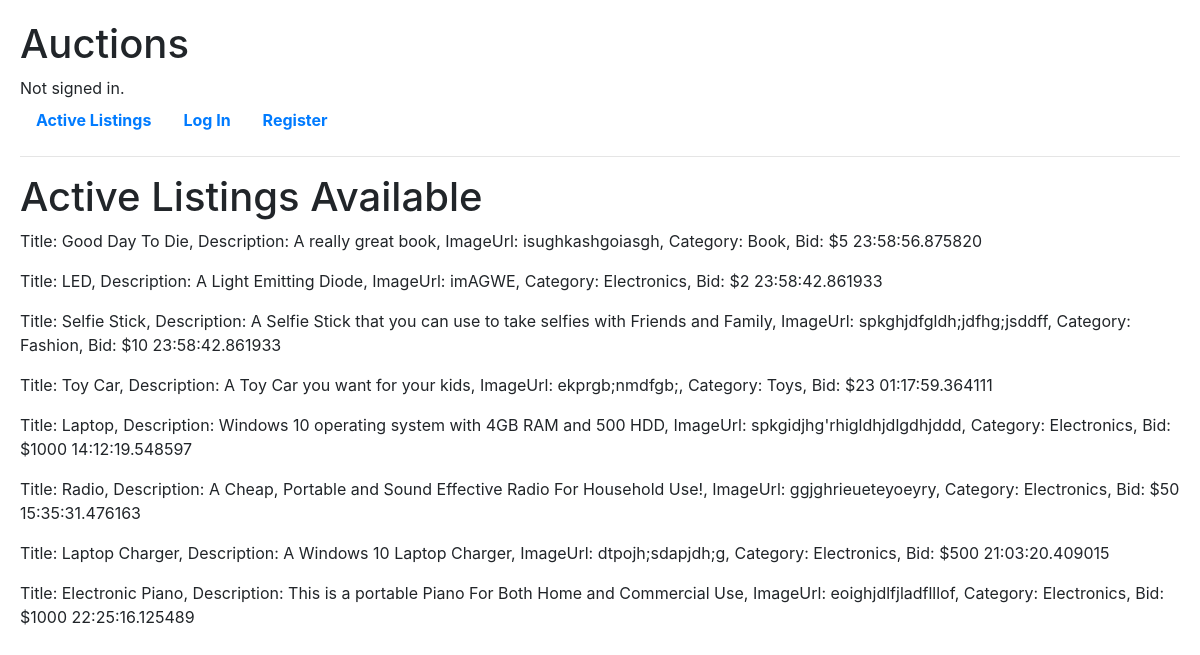
Page /list on the committed database.
### auction/models.py (models this page shows)
class listing(models.Model):
    Title = models.CharField(max_length=50)
    Description = models.CharField(max_length=50)
    ImageUrl = models.CharField(max_length=100000)
    Image = models.ImageField(
        default="/static/auction/img/icon-3.png")
    Category = models.CharField(max_length=10000)
    Bid = models.IntegerField(default=0)
    Time = models.TimeField(default=datetime.datetime.now())
    List_Creator = models.CharField(max_length=500, default="Anonymous")
    def __str__(self):
        return f" Title: {self.Title}, Description: {self.Description}, ImageUrl: {self.ImageUrl}, Category: {self.Category}, Bid: ${self.Bid} {self.Time}"

### auction/views.py (the view, shortened to what this page needs)
# urls.py: path("list", views.List, name="list"),
def List(request):
    if request.method == "GET":
        lists = listing.objects.all()
        return render(request, "auction/list.html", {
            "lists": lists
        })

### auction/templates/auction/list.html
{% extends "auction/layout.html" %}
{% block body %}
<h1>Active Listings Available</h1>
{% for list in lists %}
<p> {{list}} </p>
{% endfor %}
{% endblock %}

### auction/templates/auction/layout.html (shortened to what this page needs)
{% load static %}
<!DOCTYPE html>
<html lang="en">
<head>
    <link rel="stylesheet" href="https://stackpath.bootstrapcdn.com/bootstrap/4.4.1/css/bootstrap.min.css"
>
    {% load static %}
    <link rel="stylesheet" href=" {% static 'auction/styles.css' %} ">
</head>
<body>
    <div id="header">
        <h1>Auctions</h1>
        <div>
            {% if user.is_authenticated %}
            Signed in as <strong>{{ user.username }}</strong>.
            {% else %}
            Not signed in.
            {% endif %}
        </div>
        <ul class="nav">
            <li class="nav-item">
                <a class="nav-link" href="{% url 'index' %}"> <strong> Active Listings </strong></a>
            </li>
            {% if user.is_authenticated %}
            <li class="nav-item">
                <a class="nav-link" href="{% url 'addlist' %}"> <strong>Create Listings </strong> </a>
            </li>
            <li class="nav-item">
                <a class="nav-link" href="{% url 'currentwatchlist' %}"> <strong> Watchlist</strong></a>
            </li>
            <li class="nav-item">
                <a class="nav-link" href="{% url 'addwatchlist' %}"> <strong> Add to Watchlist </strong></a>
            </li>
            <li class="nav-item">
                <a class="nav-link" href="{% url 'notifications' user.username %}"><strong>Notification</strong></a>
            </li>
            <li class="nav-item">
                <a class="nav-link" href="{% url 'Category' %}"><strong>Category</strong></a>
            </li>
            <li class="nav-item">
                <a class="nav-link" href="{% url 'logout' %}"> <strong>Log Out </strong> </a>
            </li>
            {% else %}
            <li class="nav-item">
                <a class="nav-link" href="{% url 'login' %}"> <strong> Log In </strong></a>
            </li>
            <li class="nav-item">
                <a class="nav-link" href="{% url 'register' %}"> <strong>Register</strong> </a>
            </li>
            {% endif %}
        </ul>
    </div>
    <hr>
    {% block body %}
    {% endblock %}
</body>
</html>

### auction/static/auction/styles.css (style rules this page uses)
body { padding: 20px; }
#header { z-index: unset; }

### rows in the picture
listing: Title+Description+ImageUrl "Title: Good Day To Die, Description: A really great book, ImageUrl: isughkashgoiasgh, Category: Book, Bid: $5 23:58:56.875820"
listing: Title+Description+ImageUrl "Title: LED, Description: A Light Emitting Diode, ImageUrl: imAGWE, Category: Electronics, Bid: $2 23:58:42.861933"
listing: Title+Description+ImageUrl "Title: Selfie Stick, Description: A Selfie Stick that you can use to take selfies with Friends and Family, ImageUrl: spkghjdfgldh;jdfhg;jsddff, Category: Fashion, Bid: $10 23:58:42.861933"
listing: Title+Description+ImageUrl "Title: Toy Car, Description: A Toy Car you want for your kids, ImageUrl: ekprgb;nmdfgb;, Category: Toys, Bid: $23 01:17:59.364111"
listing: Title+Description+ImageUrl "Title: Laptop, Description: Windows 10 operating system with 4GB RAM and 500 HDD, ImageUrl: spkgidjhg'rhigldhjdlgdhjddd, Category: Electronics, Bid: $1000 14:12:19.548597"
listing: Title+Description+ImageUrl "Title: Radio, Description: A Cheap, Portable and Sound Effective Radio For Household Use!, ImageUrl: ggjghrieueteyoeyry, Category: Electronics, Bid: $50 15:35:31.476163"
listing: Title+Description+ImageUrl "Title: Laptop Charger, Description: A Windows 10 Laptop Charger, ImageUrl: dtpojh;sdapjdh;g, Category: Electronics, Bid: $500 21:03:20.409015"
listing: Title+Description+ImageUrl "Title: Electronic Piano, Description: This is a portable Piano For Both Home and Commercial Use, ImageUrl: eoighjdlfjladflllof, Category: Electronics, Bid: $1000 22:25:16.125489"
